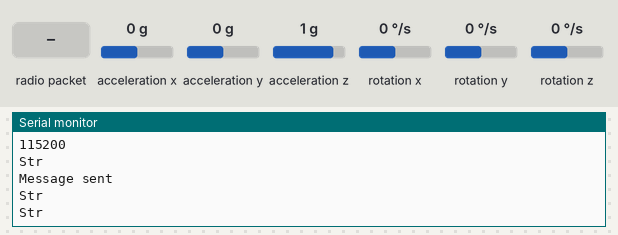
A sketch run on a simulated Raspberry Pi Pico. Shown: the last lines printed to the serial monitor. Wiring (inferred from the names in the program): MPU-6050 motion sensor at I2C address 0x68. Inputs (shaded band) come from the test bench; at power-on: acceleration x 0 g, acceleration y 0 g, acceleration z 1 g, rotation x 0 °/s, rotation y 0 °/s, rotation z 0 °/s. No radio packets arrive unless stated.

Above: at 1.2 s.
1.3 s: radio packet "1" arrives
At 1.9 s:
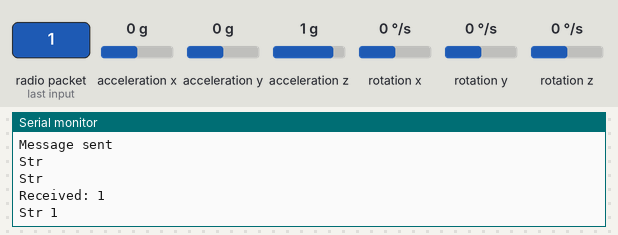
2.8 s: radio packet "0" arrives
At 2.99 s:
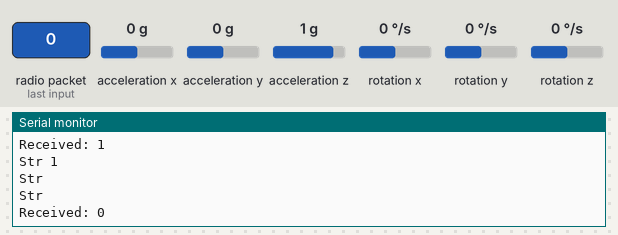

Measured:
- after the input at 1.3 s, the serial monitor: prints a new line at once (image 1)
- after the input at 2.8 s, the serial monitor: prints a new line at once (image 2)

The sketch:

Lora_transreceiver_raspberry.ino
```cpp
#include <SPI.h>
#include <LoRa.h>
#include "FreeRTOS.h"
#include "task.h"
#include <Wire.h>
#include <MPU6050.h>


    volatile char statusMessage[50]; // Size 50 for the string

#define MPU6050_ADDR 0x68 // Default I2C address for MPU6050
#define ACCEL_X 0x3B
#define GYRO_X 0x43

/*
SCK (SPI clock): GP18 (default SPI0 SCK)
MOSI (SPI data output): GP19 (default SPI0 MOSI)
MISO (SPI data input): GP16 (default SPI0 MISO)
CS (chip select): You’ve already assigned GP10 as SS_PIN.
RST (reset pin): You’ve assigned GP9 as RST_PIN.
DIO0 (interrupt): You’ve assigned GP2 as DIO0_PIN.#define SS_PIN 10    // LoRa radio chip select pin*/

#define SS_PIN 10    // LoRa radio chip select pin
#define RST_PIN 9    // LoRa radio reset pin
#define DIO0_PIN 1   // LoRa radio DIO0 pin

MPU6050 mpu;  // Create an instance of the MPU6050 class


// Task handles
TaskHandle_t TaskSender, TaskReceiver;
//Task3;

// Function prototypes
void taskSender(void *pvParameters);
void taskReceiver(void *pvParameters);
//void task3(void *pvParameters);

void setup() {
    Serial.begin(115200);

    // Initialize LoRa
    LoRa.setPins(SS_PIN, RST_PIN, DIO0_PIN); // Set CS, RESET, and IRQ pin
    if (!LoRa.begin(915E6)) {                // Initialize LoRa at 915 MHz
        Serial.println("LoRa init failed!");
        while (1);
    }
    Serial.println("LoRa Initialized");

    LoRa.setSignalBandwidth(250E3);  // 250 kHz bandwidth
    LoRa.setSpreadingFactor(7);       // Spreading factor SF7
    LoRa.setCodingRate4(5);           // Coding rate 4/

    // Create sender and receiver tasks
    xTaskCreate(taskSender, "TaskSender", 128, NULL, 1, &TaskSender);
    xTaskCreate(taskReceiver, "TaskReceiver", 128, NULL, 1, &TaskReceiver);

}

void setup1(){
    Serial.println(115200);
    Wire1.setSDA(2); // Set GP0 as SDA
    Wire1.setSCL(3); // Set GP1 as SCL
    Wire1.begin();

    Wire1.beginTransmission(MPU6050_ADDR);
    Wire1.write(0x6B); // Power management register
    Wire1.write(0);    // Wake the MPU6050 up
    Wire1.endTransmission(true);
}


void loop() {
    // Empty loop since tasks are running independently
}

void loop1(){
   int16_t ax, ay, az;
int16_t gx, gy, gz;

    Wire1.beginTransmission(MPU6050_ADDR);
    Wire1.write(ACCEL_X); // Starting register for accelerometer data
    Wire1.endTransmission(false);
    Wire1.requestFrom(MPU6050_ADDR, 6, true); // Request 6 bytes for ax, ay, az
    ax = (Wire1.read() << 8) | Wire1.read();
    ay = (Wire1.read() << 8) | Wire1.read();
    az = (Wire1.read() << 8) | Wire1.read();

    // Read gyroscope data
    Wire1.beginTransmission(MPU6050_ADDR);
    Wire1.write(GYRO_X); // Starting register for gyroscope data
    Wire1.endTransmission(false);
    Wire1.requestFrom(MPU6050_ADDR, 6, true); // Request 6 bytes for gx, gy, gz
    gx = (Wire1.read() << 8) | Wire1.read();
    gy = (Wire1.read() << 8) | Wire1.read();
    gz = (Wire1.read() << 8) | Wire1.read();

        gx = (Wire.read() << 8) | Wire.read();
    gy = (Wire.read() << 8) | Wire.read();
    gz = (Wire.read() << 8) | Wire.read();

    Serial.printf("Str %s\n", (char*)statusMessage);
    strcpy((char*)statusMessage, " ");
    if(millis()>=60000){
    Serial.println("RESET");
    software_reset();
}

    delay(500); // Delay 1 second before the next read
}


void taskSender(void *pvParameters) {
    while (1) {
        LoRa.beginPacket();
        LoRa.print("Hello from Sender");
        LoRa.endPacket();
        Serial.println("Message sent");
        vTaskDelay(5000 / portTICK_PERIOD_MS); // Delay for 5 seconds
    }
}

void taskReceiver(void *pvParameters) {
    while (1) {
        int packetSize = LoRa.parsePacket();
        if (packetSize) {
            String message = "";
            while (LoRa.available()) {
                message += (char)LoRa.read();
            }
            Serial.print("Received: ");
            strcpy((char*)statusMessage, message.c_str());
            Serial.println(message);
        }
        vTaskDelay(100 / portTICK_PERIOD_MS); // Delay for 100 milliseconds
    }
}


void software_reset(){
  watchdog_enable(1,1);
  while(1);
}
```
